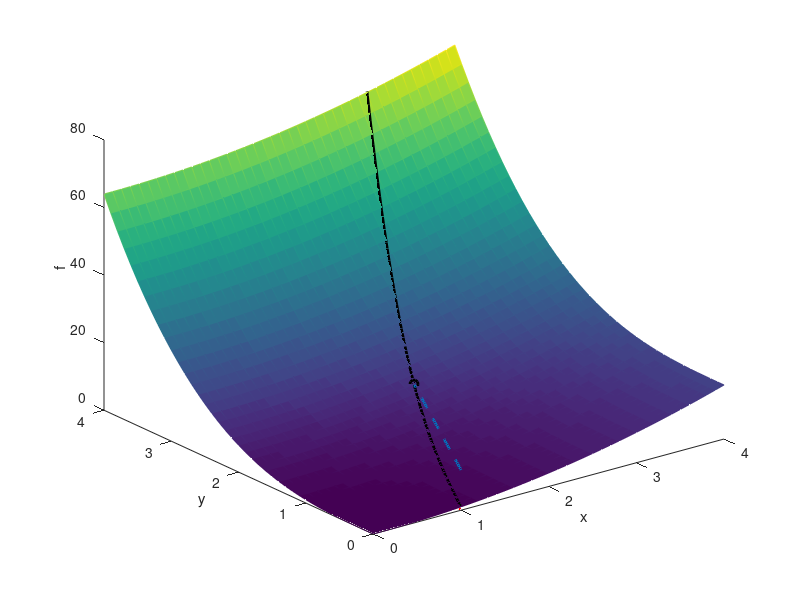

Write the MATLAB code that produced this figure.
clc
clear all

% function and its gradient
f = @(x,y)(x.^2 +y.^3);
fx = @(x,y)(2*x);
fy = @(x,y)(3*y.^2);

% point of evaluation of gradient (a,b)
a = 2; b = 2;

% in the direction v = (v1,v2)
v1 = 1; v2 = 2;

% plot surface
h = 2;
[x,y] = meshgrid(a-h:0.1:a+h,a-h:0.1:a+h);
z= f(x,y);
%surf(x,y,z, 'facealpha',0.5, 'edgealpha',0 )
surf(x,y,z,'edgecolor','interp' )
grid off
axis([a-h a+h a-h a+h min(min(z)) max(max(z)) ])
xlabel('x'); ylabel('y'); zlabel('f');
hold on

% plot xy plane
[x,y] = meshgrid(a-h:1:a+h,a-h:1:a+h);
mesh(x,y,zeros(size(x)), 'edgecolor','k', 'facealpha', 0.8,'edgealpha',0.5)


% plot tangent plane
L = @(x,y)(f(a,b) + fx(a,b)*(x-a) + fy(a,b)*(y-b));
%surf(x,y,L(x,y));

% mark point (a,b)
plot3(a,b,0,'ro','linewidth',2);
plot3(a,b,f(a,b),'ko','linewidth',2)

% line in the direcition of v
t = linspace(-5,5,500);
xt = a + v1*t;
yt = b + v2*t;
zh = zeros(size(xt));
zf = f(xt,yt);
zl = L(xt,yt);
zhh = f(a,b)*ones(size(xt));
plot3(xt,yt,zh,'r','linewidth',2)
plot3(xt,yt,zf,'k','linewidth',2)
plot3(xt,yt,zl,'b','linewidth',2)
plot3(xt,yt,zhh,'--','linewidth',2)

hold off



